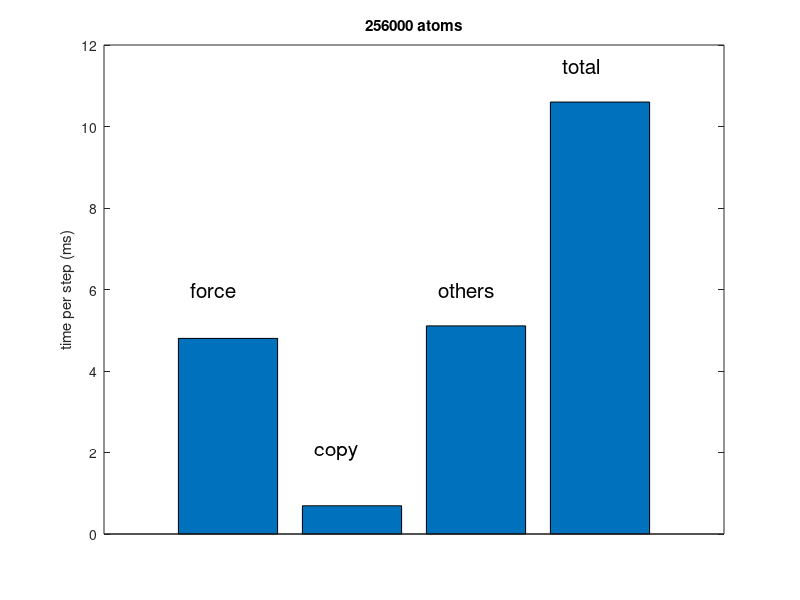

Write the MATLAB code that produced this figure.
clear; close all; font_size=12;

t_total=10.6;
t_force=4.80;
t_memory=0.0996*4+0.0981*3;
t_others=t_total-t_force-t_memory;
y=[t_force,t_memory,t_others,t_total];
figure
bar(y);
ylabel('time per step (ms)');
set(gca,'xtick',[])
title('256000 atoms');
text(0.7,6,'force','fontsize',15);
text(1.7,2,'copy','fontsize',15);
text(2.7,6,'others','fontsize',15);
text(3.7,11.5,'total','fontsize',15);


